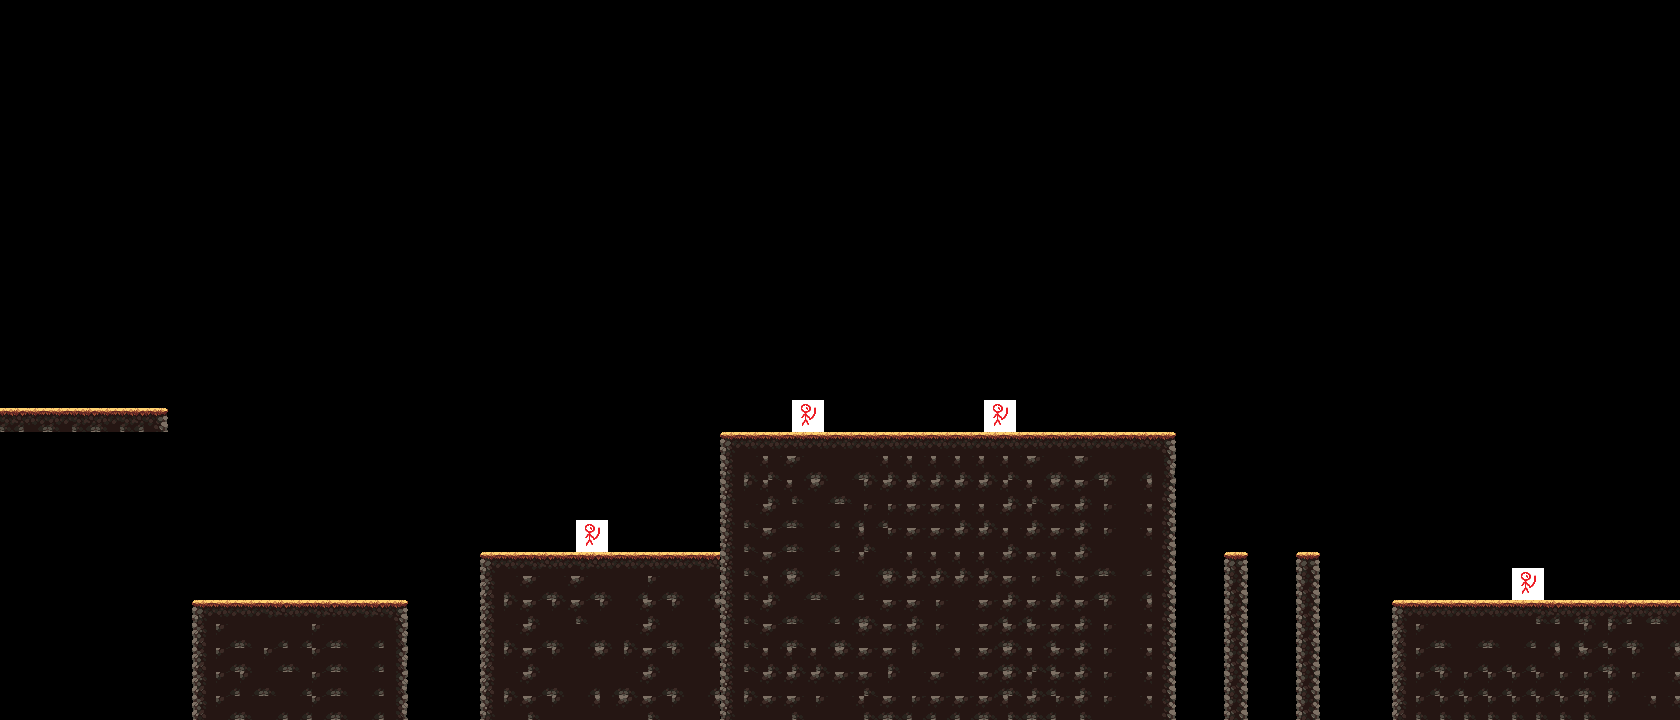

This game map was drawn from its Tiled (.tmx) file and the tilesets committed beside it. A one-line description and the full map source follow:
An orthogonal 70x30 tile map with 24x24 px tiles, 1 tile layer (Tile Layer 1), 2 tilesets.

<map version="1.10" tiledversion="1.11.0" orientation="orthogonal" renderorder="right-down" width="70" height="30" tilewidth="24" tileheight="24" infinite="0" nextlayerid="2" nextobjectid="1">
 <tileset firstgid="1" source="oak_woods_tileset.tsx" />
 <tileset firstgid="316" source="몬스터.tsx" />
 <layer id="1" name="Tile Layer 1" width="70" height="30">
  <data encoding="csv">
0,0,0,0,0,0,0,0,0,0,0,0,0,0,0,0,0,0,0,0,0,0,0,0,0,0,0,0,0,0,0,0,0,0,0,0,0,0,0,0,0,0,0,0,0,0,0,0,0,0,0,0,0,0,0,0,0,0,0,0,0,0,0,0,0,0,0,0,0,0,
0,0,0,0,0,0,0,0,0,0,0,0,0,0,0,0,0,0,0,0,0,0,0,0,0,0,0,0,0,0,0,0,0,0,0,0,0,0,0,0,0,0,0,0,0,0,0,0,0,0,0,0,0,0,0,0,0,0,0,0,0,0,0,0,0,0,0,0,0,0,
0,0,0,0,0,0,0,0,0,0,0,0,0,0,0,0,0,0,0,0,0,0,0,0,0,0,0,0,0,0,0,0,0,0,0,0,0,0,0,0,0,0,0,0,0,0,0,0,0,0,0,0,0,0,0,0,0,0,0,0,0,0,0,0,0,0,0,0,0,0,
0,0,0,0,0,0,0,0,0,0,0,0,0,0,0,0,0,0,0,0,0,0,0,0,0,0,0,0,0,0,0,0,0,0,0,0,0,0,0,0,0,0,0,0,0,0,0,0,0,0,0,0,0,0,0,0,0,0,0,0,0,0,0,0,0,0,0,0,0,0,
0,0,0,0,0,0,0,0,0,0,0,0,0,0,0,0,0,0,0,0,0,0,0,0,0,0,0,0,0,0,0,0,0,0,0,0,0,0,0,0,0,0,0,0,0,0,0,0,0,0,0,0,0,0,0,0,0,0,0,0,0,0,0,0,0,0,0,0,0,0,
0,0,0,0,0,0,0,0,0,0,0,0,0,0,0,0,0,0,0,0,0,0,0,0,0,0,0,0,0,0,0,0,0,0,0,0,0,0,0,0,0,0,0,0,0,0,0,0,0,0,0,0,0,0,0,0,0,0,0,0,0,0,0,0,0,0,0,0,0,0,
0,0,0,0,0,0,0,0,0,0,0,0,0,0,0,0,0,0,0,0,0,0,0,0,0,0,0,0,0,0,0,0,0,0,0,0,0,0,0,0,0,0,0,0,0,0,0,0,0,0,0,0,0,0,0,0,0,0,0,0,0,0,0,0,0,0,0,0,0,0,
0,0,0,0,0,0,0,0,0,0,0,0,0,0,0,0,0,0,0,0,0,0,0,0,0,0,0,0,0,0,0,0,0,0,0,0,0,0,0,0,0,0,0,0,0,0,0,0,0,0,0,0,0,0,0,0,0,0,0,0,0,0,0,0,0,0,0,0,0,0,
0,0,0,0,0,0,0,0,0,0,0,0,0,0,0,0,0,0,0,0,0,0,0,0,0,0,0,0,0,0,0,0,0,0,0,0,0,0,0,0,0,0,0,0,0,0,0,0,0,0,0,0,0,0,0,0,0,0,0,0,0,0,0,0,0,0,0,0,0,0,
0,0,0,0,0,0,0,0,0,0,0,0,0,0,0,0,0,0,0,0,0,0,0,0,0,0,0,0,0,0,0,0,0,0,0,0,0,0,0,0,0,0,0,0,0,0,0,0,0,0,0,0,0,0,0,0,0,0,0,0,0,0,0,0,0,0,0,0,0,0,
0,0,0,0,0,0,0,0,0,0,0,0,0,0,0,0,0,0,0,0,0,0,0,0,0,0,0,0,0,0,0,0,0,0,0,0,0,0,0,0,0,0,0,0,0,0,0,0,0,0,0,0,0,0,0,0,0,0,0,0,0,0,0,0,0,0,0,0,0,0,
0,0,0,0,0,0,0,0,0,0,0,0,0,0,0,0,0,0,0,0,0,0,0,0,0,0,0,0,0,0,0,0,0,0,0,0,0,0,0,0,0,0,0,0,0,0,0,0,0,0,0,0,0,0,0,0,0,0,0,0,0,0,0,0,0,0,0,0,0,0,
0,0,0,0,0,0,0,0,0,0,0,0,0,0,0,0,0,0,0,0,0,0,0,0,0,0,0,0,0,0,0,0,0,0,0,0,0,0,0,0,0,0,0,0,0,0,0,0,0,0,0,0,0,0,0,0,0,0,0,0,0,0,0,0,0,0,0,0,0,0,
0,0,0,0,0,0,0,0,0,0,0,0,0,0,0,0,0,0,0,0,0,0,0,0,0,0,0,0,0,0,0,0,0,0,0,0,0,0,0,0,0,0,0,0,0,0,0,0,0,0,0,0,0,0,0,0,0,0,0,0,0,0,0,0,0,0,0,0,0,0,
0,0,0,0,0,0,0,0,0,0,0,0,0,0,0,0,0,0,0,0,0,0,0,0,0,0,0,0,0,0,0,0,0,0,0,0,0,0,0,0,0,0,0,0,0,0,0,0,0,0,0,0,0,0,0,0,0,0,0,0,0,0,0,0,0,0,0,0,0,0,
0,0,0,0,0,0,0,0,0,0,0,0,0,0,0,0,0,0,0,0,0,0,0,0,0,0,0,0,0,0,0,0,0,0,0,0,0,0,0,0,0,0,0,0,0,0,0,0,0,0,0,0,0,0,0,0,0,0,0,0,0,0,0,0,0,0,0,0,0,0,
0,0,0,0,0,0,0,0,0,0,0,0,0,0,0,0,0,0,0,0,0,0,0,0,0,0,0,0,0,0,0,0,0,0,0,0,0,0,0,0,0,0,0,0,0,0,0,0,0,0,0,0,0,0,0,0,0,0,0,0,0,0,0,0,0,0,0,0,0,0,
196,197,195,196,195,196,4,0,0,0,0,0,0,0,0,0,0,0,0,0,0,0,0,0,0,0,0,0,0,0,0,0,0,316,0,0,0,0,0,0,0,316,0,0,0,0,0,0,0,0,0,0,0,0,0,0,0,0,0,0,0,0,0,0,0,0,0,0,0,0,
0,0,0,0,0,0,0,0,0,0,0,0,0,0,0,0,0,0,0,0,0,0,0,0,0,0,0,0,0,0,1,2,2,2,2,2,2,2,2,2,2,2,2,2,2,2,2,3,4,0,0,0,0,0,0,0,0,0,0,0,0,0,0,0,0,0,0,0,0,0,
0,0,0,0,0,0,0,0,0,0,0,0,0,0,0,0,0,0,0,0,0,0,0,0,0,0,0,0,0,0,43,253,253,254,255,256,253,253,253,253,253,253,253,254,253,254,255,256,25,0,0,0,0,0,0,0,0,0,0,0,0,0,0,0,0,0,0,0,0,0,
0,0,0,0,0,0,0,0,0,0,0,0,0,0,0,0,0,0,0,0,0,0,0,0,0,0,0,0,0,0,43,274,253,253,254,255,274,274,274,274,274,274,253,253,274,275,276,277,46,0,0,0,0,0,0,0,0,0,0,0,0,0,0,0,0,0,0,0,0,0,
0,0,0,0,0,0,0,0,0,0,0,0,0,0,0,0,0,0,0,0,0,0,0,0,0,0,0,0,0,0,43,253,254,255,256,256,254,274,274,274,253,253,274,253,274,275,276,277,46,0,0,0,0,0,0,0,0,0,0,0,0,0,0,0,0,0,0,0,0,0,
0,0,0,0,0,0,0,0,0,0,0,0,0,0,0,0,0,0,0,0,0,0,0,0,316,0,0,0,0,0,43,253,254,255,256,277,255,274,274,274,274,274,253,274,274,275,276,277,46,0,0,0,0,0,0,0,0,0,0,0,0,0,0,0,0,0,0,0,0,0,
0,0,0,0,0,0,0,0,0,0,0,0,0,0,0,0,0,0,0,0,1,2,3,2,3,2,2,2,2,3,43,253,254,255,256,277,256,253,253,253,253,253,274,274,253,254,255,256,46,0,0,49,0,0,49,0,0,0,0,0,0,0,0,0,0,0,0,0,0,0,
0,0,0,0,0,0,0,0,0,0,0,0,0,0,0,0,0,0,0,0,22,253,254,253,254,255,256,254,255,256,43,253,253,254,255,256,277,274,274,274,274,274,275,276,253,254,255,256,46,0,0,91,0,0,91,0,0,0,0,0,0,0,0,316,0,0,0,0,0,0,
0,0,0,0,0,0,0,0,1,2,2,3,2,3,2,3,4,0,0,0,22,274,275,274,275,276,277,275,276,277,43,253,254,255,256,256,253,274,275,276,277,211,211,274,274,275,276,277,46,0,0,91,0,0,91,0,0,0,1,2,2,2,2,2,196,197,195,196,197,195,
0,0,0,0,0,0,0,0,22,254,255,256,256,254,255,256,25,0,0,0,22,253,254,255,256,255,253,254,255,256,43,253,254,255,256,253,274,274,275,276,277,211,212,211,274,275,276,277,46,0,0,91,0,0,91,0,0,0,22,254,255,256,255,256,256,256,254,254,255,256,
0,0,0,0,0,0,0,0,22,254,255,254,255,254,255,256,25,0,0,0,22,274,275,276,277,276,274,275,276,277,43,253,253,253,253,274,274,275,276,277,277,211,212,213,274,275,276,277,46,0,0,91,0,0,91,0,0,0,22,254,255,256,256,256,277,277,254,275,276,277,
0,0,0,0,0,0,0,0,22,254,254,255,256,254,255,256,25,0,0,0,22,253,254,255,256,256,253,254,255,256,43,253,274,274,274,274,275,276,277,276,277,211,212,213,274,275,276,277,46,0,0,91,0,0,91,0,0,0,22,254,254,254,254,254,254,254,275,275,276,277,
0,0,0,0,0,0,0,0,22,254,255,256,256,254,255,256,25,0,0,0,43,274,275,276,277,277,274,275,276,277,43,274,274,275,276,277,213,214,211,211,211,212,213,214,274,275,276,277,46,0,0,91,0,0,91,0,0,0,22,275,275,275,275,275,275,275,275,276,277,277
</data>
 </layer>
</map>
